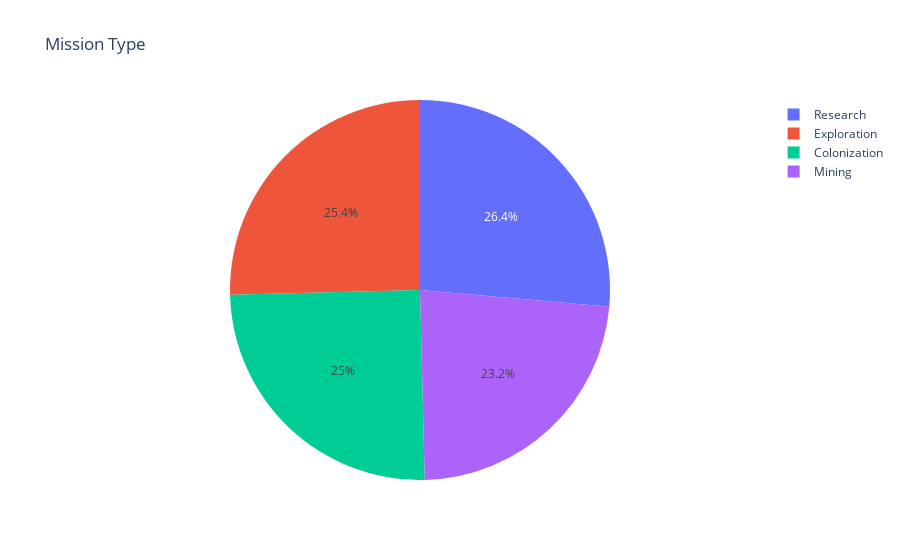

The notebook cell saved with this chart:
### Markdown cell above
<div style="font-family: 'Comic Sans MS', sans-serif; font-size: 18px; color: #333; background-color: #d4d4d4; padding: 10px; border-radius: 5px; width: 900px;">
    <h2 style="color: #2c3e50;">Now it's time to visualize the data 📊</h2>
    <p>Let's create some interactive visualizations using Plotly to better understand our dataset.</p>
</div>

### Code cell
# Using a pie chart to visualize the mission type
fig = px.pie(df, names='Mission Type', title='Mission Type')        #names='Mission Type' is the column we want to visualize
fig.show()

# You can click on the legend to hide/show the data and check the percentage without the hidden data

### Figure 1 — Plotly figure (JSON) as saved in the notebook; plotly's stock layout.template omitted (floating-point values rounded to 4 significant figures; data arrays with more than 128 entries replaced by an {"elided": "..."} marker saying what was removed)
{"data": [{"domain": {"x": [0, 1], "y": [0, 1]}, "hovertemplate": "Mission Type=%{label}<extra></extra>", "labels": {"elided": "500 str values"}, "legendgroup": "", "name": "", "showlegend": true, "type": "pie"}], "layout": {"legend": {"tracegroupgap": 0}, "title": {"text": "Mission Type"}}}
